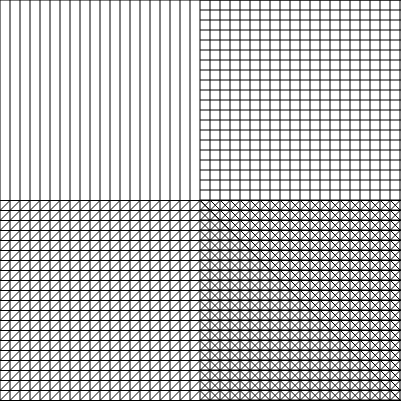
Frame 1 (no input)
Frame 60 (no input): identical to frame 1, image omitted
Frame 120 (the mouse pressed at the canvas centre since frame 60): identical to frame 1, image omitted

The p5.js sketch that drew this single still picture (run headless with seeded random() and noise() and a simulated clock; from frame 60 on, the mouse is pressed at the canvas centre):

// p5.js sketch
// ── sketch.js
//Tu Nguyen
//Week 1 Homework
//Wall Drawing #56


function setup() {
  createCanvas(401,401);
}

function draw() {
  background(255);
  line(0, 0, width, 0);

  //Vertical Lines
  var numLines = 80;
  var gap = 10;
  for (VerLines = 0; VerLines <= numLines; VerLines++){
    line(gap*VerLines, 0, gap*VerLines, height);
  }
  //Horizontal Lines, Half Top Right
  for(HorLines = 0; HorLines <= numLines/2; HorLines++){
    line(width/2, gap*HorLines, width, gap*HorLines);
  }
  //Horizontal Lines, Bottom 
  for(HorLines = 0; HorLines <= numLines/2; HorLines++){
    line(0, height/2 + gap*HorLines, width, height/2 + gap*HorLines);
  }
  //Diagnogal Lines, Half Bottom
  var numDiagLines = 60;
  var DiagLineGap = 10;
  for(var DiagLines = 0; DiagLines < numDiagLines; DiagLines++){
		line(-20 + gap*2, height/2 + DiagLines*DiagLineGap, -20 + gap*2 + DiagLines*DiagLineGap, height/2);
  } 
  
  //Diagnogal Lines, Quarter Bottom
  var numDiagLines3 = 20; //half bottom
  for(var DiagLines3 = 0; DiagLines3 < numDiagLines3; DiagLines3++){
	  line(200, height/2 + DiagLines3*DiagLineGap, 200 + width/2 + height/2 - DiagLines3*DiagLineGap, 200 + width/2 + height/2);
  }
  var numDiagLines2 = 21; //half top
  for(var DiagLines2 = 0; DiagLines2 < numDiagLines2; DiagLines2++){
	  line(200 + width/4 + height/4 - DiagLines2*DiagLineGap, height/2, 200 + width/2 + height/2, height + DiagLines2*DiagLineGap);
  }
}

// ── Wall Drawing 56.js
//Tu Nguyen
//Week 1 Homework
//Wall Drawing #56


function setup() {
  createCanvas(401,401);
}

function draw() {
  background(255);
  line(0, 0, width, 0);

  //Vertical Lines
  var numLines = 80;
  var gap = 10;
  for (VerLines = 0; VerLines <= numLines; VerLines++){
    line(gap*VerLines, 0, gap*VerLines, height);
  }
  //Horizontal Lines, Half Top Right
  for(HorLines = 0; HorLines <= numLines/2; HorLines++){
    line(width/2, gap*HorLines, width, gap*HorLines);
  }
  //Horizontal Lines, Bottom 
  for(HorLines = 0; HorLines <= numLines/2; HorLines++){
    line(0, height/2 + gap*HorLines, width, height/2 + gap*HorLines);
  }
  //Diagnogal Lines, Half Bottom
  var numDiagLines = 60;
  var DiagLineGap = 10;
  for(var DiagLines = 0; DiagLines < numDiagLines; DiagLines++){
		line(-20 + gap*2, height/2 + DiagLines*DiagLineGap, -20 + gap*2 + DiagLines*DiagLineGap, height/2);
  } 
  
  //Diagnogal Lines, Quarter Bottom
  var numDiagLines2 = 21; //half top
  for(var DiagLines2 = 0; DiagLines2 < numDiagLines2; DiagLines2++){
	  line(200 + width/4 + height/4 - DiagLines2*DiagLineGap, height/2, 200 + width/2 + height/2, height + DiagLines2*DiagLineGap);
  }
  var numDiagLines3 = 20; //half bottom
  for(var DiagLines3 = 0; DiagLines3 < numDiagLines3; DiagLines3++){
	  line(200, height/2 + DiagLines3*DiagLineGap, 200 + width/2 + height/2 - DiagLines3*DiagLineGap, 200 + width/2 + height/2);
  }
  
}
